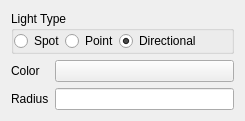
<?xml version="1.0" encoding="UTF-8"?>
<ui version="4.0">
 <class>LightComponent</class>
 <widget class="QWidget" name="LightComponent">
  <property name="geometry">
   <rect>
    <x>0</x>
    <y>0</y>
    <width>245</width>
    <height>113</height>
   </rect>
  </property>
  <property name="windowTitle">
   <string>LightComponent</string>
  </property>
  <layout class="QVBoxLayout" name="verticalLayout_2">
   <item>
    <widget class="QGroupBox" name="groupBox">
     <property name="title">
      <string>Light Type</string>
     </property>
     <property name="flat">
      <bool>false</bool>
     </property>
     <layout class="QHBoxLayout" name="horizontalLayout">
      <property name="spacing">
       <number>0</number>
      </property>
      <property name="leftMargin">
       <number>0</number>
      </property>
      <property name="topMargin">
       <number>0</number>
      </property>
      <property name="rightMargin">
       <number>0</number>
      </property>
      <property name="bottomMargin">
       <number>0</number>
      </property>
      <item>
       <widget class="QRadioButton" name="Spot_rb">
        <property name="text">
         <string>Spot</string>
        </property>
       </widget>
      </item>
      <item>
       <widget class="QRadioButton" name="Point_rb">
        <property name="text">
         <string>Point</string>
        </property>
       </widget>
      </item>
      <item>
       <widget class="QRadioButton" name="Directoinal_rb">
        <property name="text">
         <string>Directional</string>
        </property>
        <property name="checked">
         <bool>true</bool>
        </property>
       </widget>
      </item>
      <item>
       <spacer name="horizontalSpacer">
        <property name="orientation">
         <enum>Qt::Horizontal</enum>
        </property>
        <property name="sizeHint" stdset="0">
         <size>
          <width>40</width>
          <height>20</height>
         </size>
        </property>
       </spacer>
      </item>
     </layout>
    </widget>
   </item>
   <item>
    <layout class="QFormLayout" name="formLayout">
     <item row="1" column="0">
      <widget class="QLabel" name="label">
       <property name="text">
        <string>Color</string>
       </property>
      </widget>
     </item>
     <item row="3" column="0">
      <widget class="QLabel" name="label_2">
       <property name="text">
        <string>Radius</string>
       </property>
      </widget>
     </item>
     <item row="3" column="1">
      <widget class="QLineEdit" name="RadiusLineEdit"/>
     </item>
     <item row="1" column="1">
      <widget class="QPushButton" name="light_color">
       <property name="text">
        <string/>
       </property>
       <property name="flat">
        <bool>false</bool>
       </property>
      </widget>
     </item>
    </layout>
   </item>
  </layout>
 </widget>
 <resources/>
 <connections/>
</ui>
